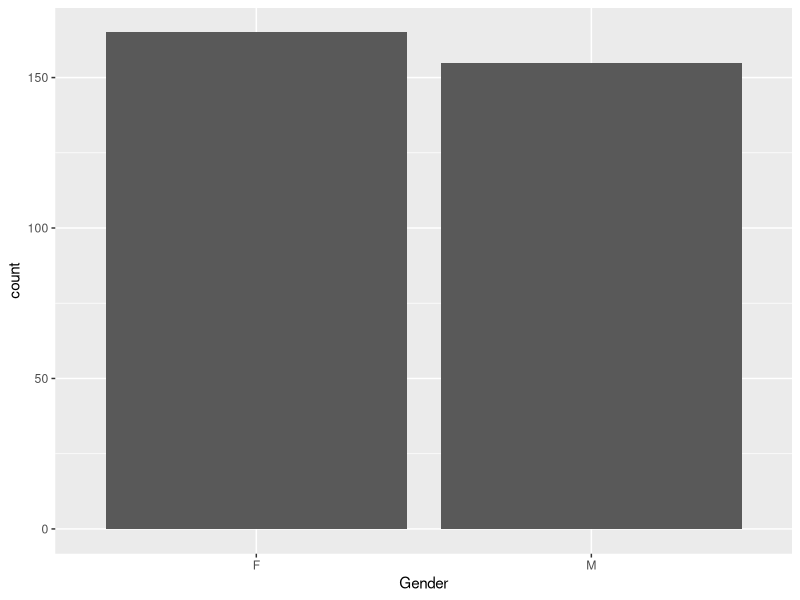
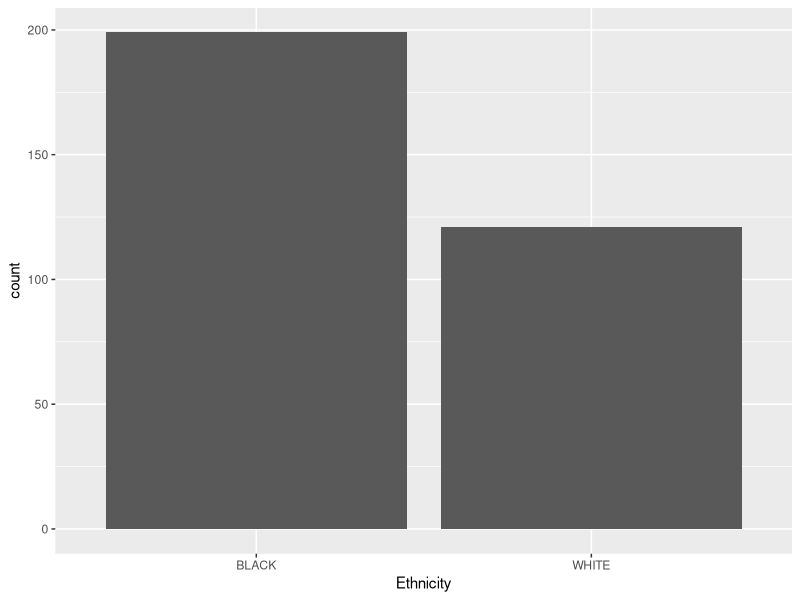
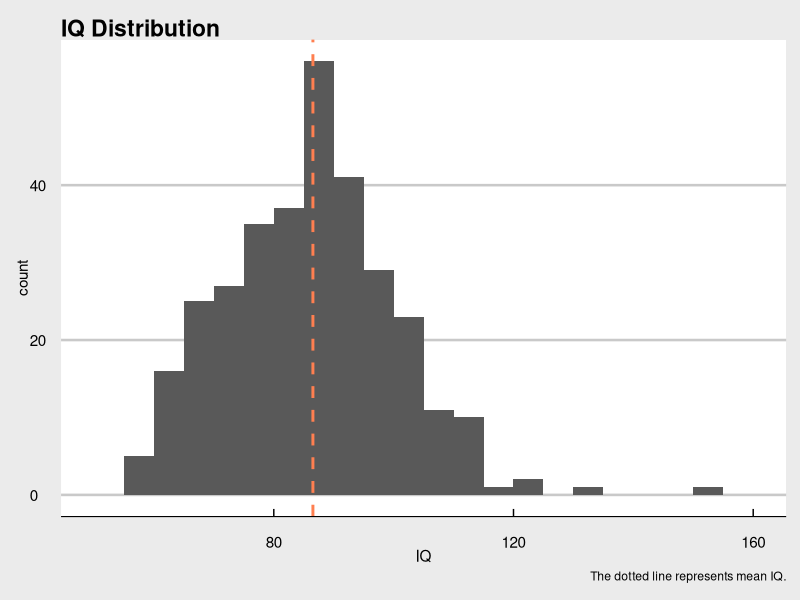
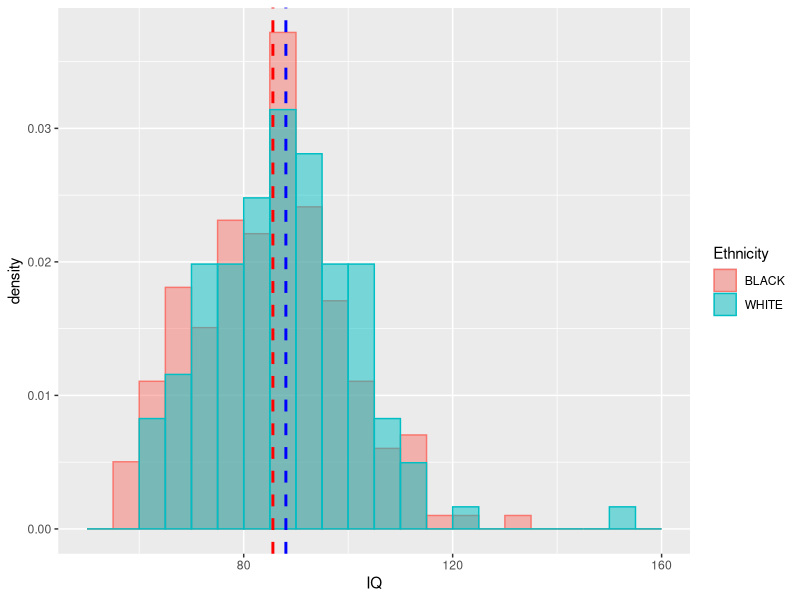
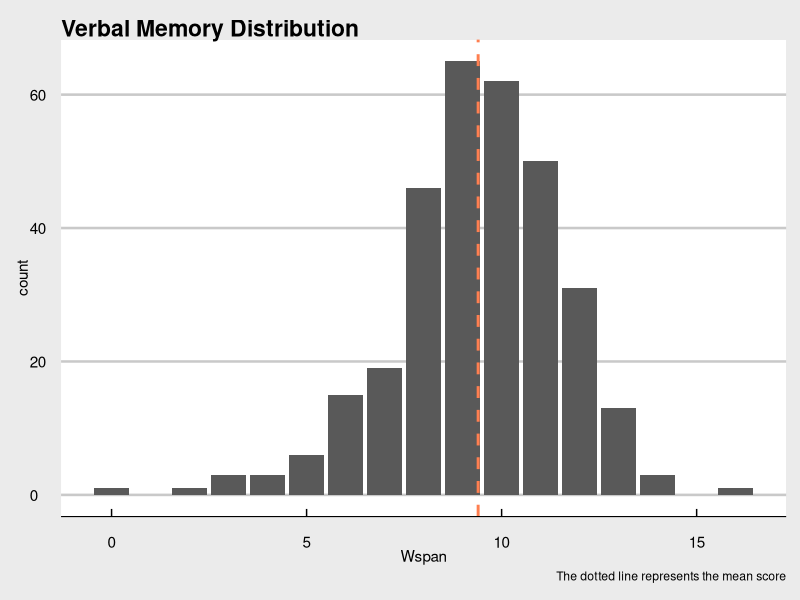
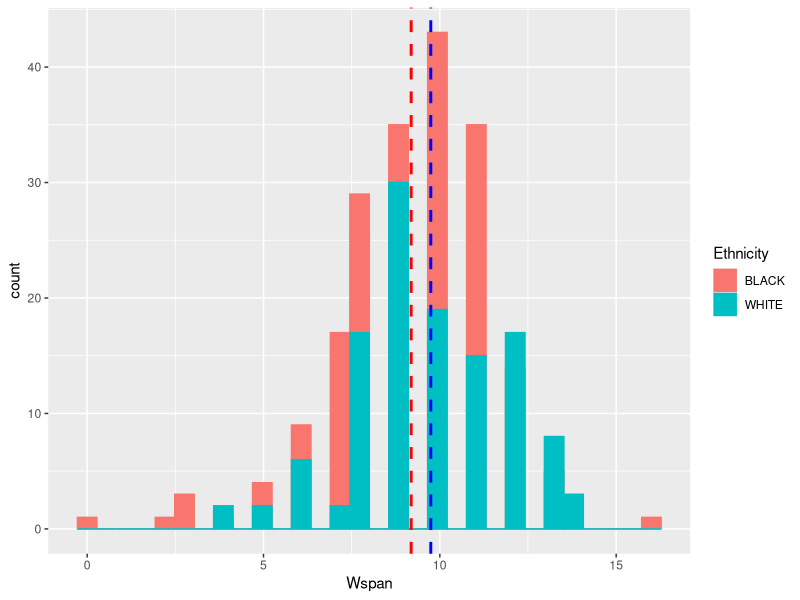
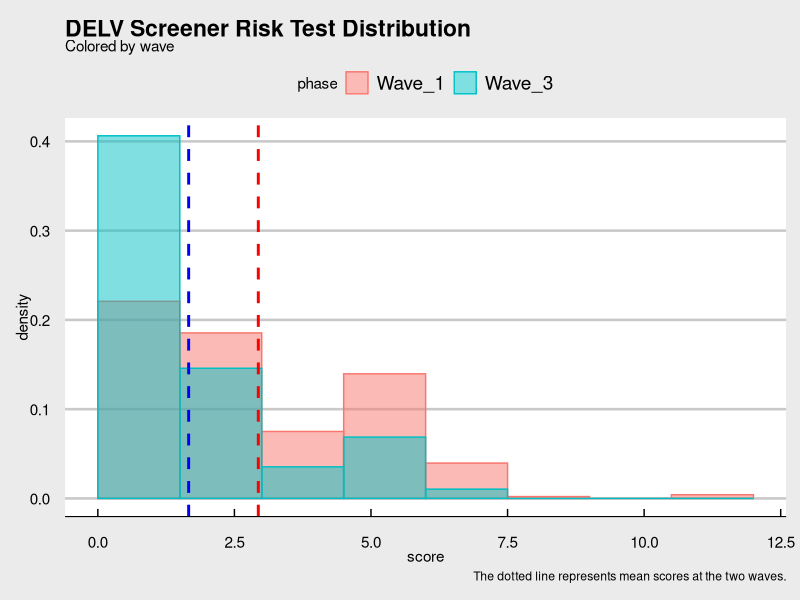
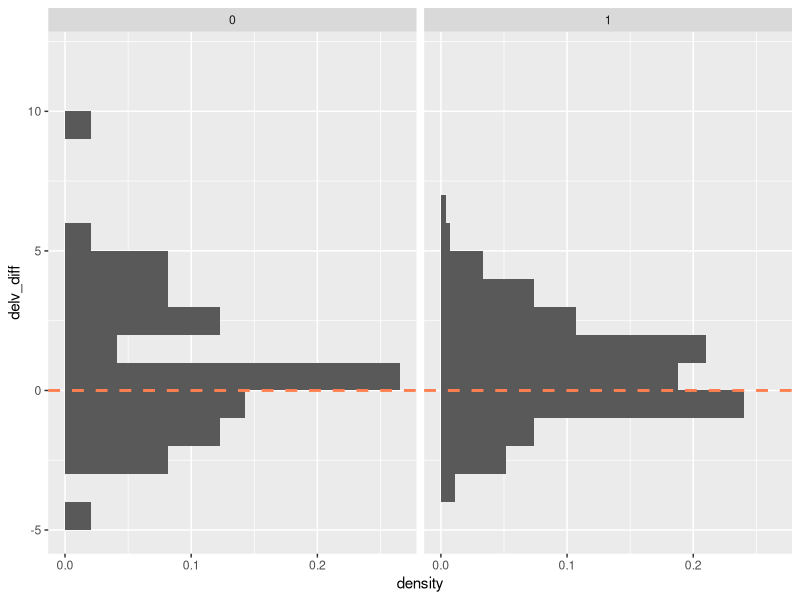

Reproduce these figures in R, in order.
## ---- chunk 1
knitr::opts_chunk$set(echo = TRUE)
## ---- chunk 2
library(tidyverse)
library(ggplot2)
library(ggthemes)
## ---- chunk 3
library(readxl)
p2 <- read_excel("NIHP2LanguageReadingSDS300.xlsx") %>%
  rename(IQ = `NVIQ SS`) %>%
  mutate(Intervention = as.factor(Intervention))
head(p2)
## ---- chunk 4
gender_plot <- ggplot(p2,aes(x = Gender)) +
  geom_histogram(stat = "count")
gender_plot
## ---- chunk 5
ethnicity_plot <- ggplot(p2,aes(x = Ethnicity)) +
  geom_histogram(stat = "count")
ethnicity_plot
## ---- chunk 6
iq_plot <- ggplot(p2,aes(x = IQ)) +
  geom_histogram(breaks = seq(50, 160, by = 5)) +
  geom_vline(xintercept = mean(p2$IQ, na.rm = T),
             color = "coral", linetype = "dashed", size = 1) +
  labs(title = "IQ Distribution",
       caption = "The dotted line represents mean IQ.") +
  theme_economist_white()
iq_plot
## ---- chunk 7
ggplot(p2,aes(x = IQ, fill = Ethnicity, color = Ethnicity)) +
  geom_histogram(breaks = seq(50, 160, by = 5),
                 aes(y = ..density..),
                 position = "identity",
                 alpha = 0.5) +
  geom_vline(xintercept = mean((p2 %>% filter(Ethnicity == "BLACK"))$IQ),
             color = "red", linetype = "dashed", size = 1) +
  geom_vline(xintercept = mean((p2 %>% filter(Ethnicity == "WHITE"))$IQ),
             color = "blue", linetype = "dashed", size = 1)

## ---- chunk 8
wspan_plot <- ggplot(p2,aes(x = Wspan)) +
  geom_histogram(stat = "count") +
  geom_vline(xintercept = mean(p2$Wspan, na.rm = T),
             color = "coral", linetype = "dashed", size = 1) +
  labs(title = "Verbal Memory Distribution",
       caption = "The dotted line represents the mean score") +
  theme_economist_white()
wspan_plot
## ---- chunk 9
ggplot(p2,aes(x = Wspan, fill = Ethnicity, color = Ethnicity)) +
  geom_histogram(position = "identity") +
  geom_vline(xintercept = mean((p2 %>% filter(Ethnicity == "BLACK"))$Wspan, 
                               na.rm = T),
             color = "red", linetype = "dashed", size = 1) +
  geom_vline(xintercept = mean((p2 %>% filter(Ethnicity == "WHITE"))$Wspan),
             color = "blue", linetype = "dashed", size = 1)
## ---- chunk 10
delv_data <- p2 %>%
  select(Intervention, DELVSTrisk1, DELVSTrisk3) %>%
  rename(Wave_1 = DELVSTrisk1, Wave_3 = DELVSTrisk3) %>%
  pivot_longer(cols = c("Wave_1", "Wave_3"), names_to = "phase", values_to = "score") %>%
  mutate(phase = as.factor(phase))

ggplot(delv_data, aes(x = score, fill = phase, color = phase)) +
  geom_histogram(position = "identity", breaks = seq(0, 12, by = 1.5),
                 aes(y = ..density..),
                 alpha = 0.5)+
  geom_vline(xintercept = mean((delv_data %>% filter(phase == "Wave_1"))$score, na.rm = T),
             color = "red", linetype = "dashed", size = 1) +
  geom_vline(xintercept = mean((delv_data %>% filter(phase == "Wave_3"))$score, na.rm = T),
             color = "blue", linetype = "dashed", size = 1) +
  labs(title = "DELV Screener Risk Test Distribution",
       subtitle = "Colored by wave",
       caption = "The dotted line represents mean scores at the two waves.") +
  theme_economist_white()
## ---- chunk 11
delv_data_diff <- p2 %>%
  select(Gender, Intervention, Ethnicity, DELVSTrisk1, DELVSTrisk3) %>%
  mutate(delv_diff = DELVSTrisk1 - DELVSTrisk3,
         Intervention = as.factor(Intervention))

ggplot(delv_data_diff, aes(x = delv_diff)) +
  geom_histogram(breaks = seq(-5, 12, by = 1),
                 aes(y = ..density..)) +
  facet_wrap(~Intervention) +
  coord_flip() +
  geom_vline(xintercept = 0,
             col = "coral", size = 1, linetype = "dashed")
  

## ---- chunk 12
expressive_data <- p2 %>%
  select(Intervention, Wave_1 = EOWPVTESS1, Wave_3 = EOWPVTESS3) %>%
  pivot_longer(cols = c("Wave_1", "Wave_3"), names_to = "phase", values_to = "score") %>%
  mutate(phase = as.factor(phase))

ggplot(expressive_data, aes(x = score, fill = phase, color = phase)) +
  geom_histogram(position = "identity",
                 aes(y = ..density..),
                 alpha = 0.5)+
  geom_vline(xintercept = mean((expressive_data %>% filter(phase == "Wave_1"))$score, 
                               na.rm = T),
             color = "red", linetype = "dashed", size = 1) +
  geom_vline(xintercept = mean((expressive_data %>% filter(phase == "Wave_3"))$score, na.rm = T),
             color = "blue", linetype = "dashed", size = 1) +
  labs(title = "Expressive One Word Picture Vocabulary \nTest Distribution",
       subtitle = "Colored by wave",
       caption = "The dotted line represents mean scores at the two waves.") +
  theme_economist_white()
## ---- chunk 13
expressive_data_diff <- p2 %>%
  select(Gender, Intervention, Ethnicity, EOWPVTESS1, EOWPVTESS3) %>%
  mutate(expressive_diff = EOWPVTESS3 - EOWPVTESS1)

ggplot(expressive_data_diff, aes(x = expressive_diff)) +
  geom_histogram(aes(y = ..density..)) +
  facet_wrap(~Intervention) +
  coord_flip() +
  geom_vline(xintercept = 0,
             col = "coral", size = 1, linetype = "dashed")
  

## ---- chunk 14
pa_data <- p2 %>%
  select(Intervention, Wave_1 = TOPLPASS1, Wave_3 = TOPLPASS3) %>%
  pivot_longer(cols = c("Wave_1", "Wave_3"), names_to = "phase", values_to = "score") %>%
  mutate(phase = as.factor(phase))

ggplot(expressive_data, aes(x = score, fill = phase, color = phase)) +
  geom_histogram(position = "identity",
                 aes(y = ..density..),
                 alpha = 0.5)+
  geom_vline(xintercept = mean((pa_data %>% filter(phase == "Wave_1"))$score, 
                               na.rm = T),
             color = "red", linetype = "dashed", size = 1) +
  geom_vline(xintercept = mean((pa_data %>% filter(phase == "Wave_3"))$score, na.rm = T),
             color = "blue", linetype = "dashed", size = 1) +
  labs(title = "TOPEL Phonological Awareness Test Distribution",
       subtitle = "Colored by wave",
       caption = "The dotted line represents mean scores at the two waves.") +
  theme_economist_white()
## ---- chunk 15
pa_data_diff <- p2 %>%
  select(Intervention, TOPLPASS1, TOPLPASS3) %>%
  mutate(pa_diff = TOPLPASS3 - TOPLPASS1,
         Intervention = as.factor(Intervention))

ggplot(pa_data_diff, aes(x = pa_diff)) +
  geom_histogram(aes(y = ..density..)) +
  facet_wrap(~Intervention) +
  coord_flip() +
  geom_vline(xintercept = 0,
             col = "coral", size = 1, linetype = "dashed")

ggplot(pa_data_diff, aes(x = pa_diff, fill = Intervention, color = Intervention)) +
  geom_histogram(position = "identity",
                 aes(y = ..density..),
                 alpha = 0.5)+
  geom_vline(xintercept = mean((pa_data_diff %>% filter(Intervention == "0"))$pa_diff, na.rm = T),
             color = "red", linetype = "dashed", size = 1) +
  geom_vline(xintercept = mean((pa_data_diff %>% filter(Intervention == "1"))$pa_diff, na.rm = T),
             color = "blue", linetype = "dashed", size = 1)
  

## ---- chunk 16
ggplot(p2, aes(x = WJ3LWSS5, fill = Intervention, color = Intervention)) +
  geom_histogram(aes(y = ..density..),
                 position = "identity",
                 alpha = 0.5)+
  geom_vline(xintercept = mean((p2 %>% filter(Intervention == "0"))$WJ3LWSS5, na.rm = T),
             color = "red", linetype = "dashed", size = 1) +
  geom_vline(xintercept = mean((p2 %>% filter(Intervention == "1"))$WJ3LWSS5, na.rm = T),
             color = "blue", linetype = "dashed", size = 1) +
  labs(title = "Woodcock Johnson III Letter-Word \nIdentification Test Distribution",
       subtitle = "Colored by Intervention / No Intervention",
       x = "score",
       caption = "The dotted line represents mean scores w/ or w/o intervention.") +
  theme_economist_white()
## ---- chunk 17
ggplot(p2, aes(x = WJ3LWSS5, fill = Ethnicity, color = Ethnicity)) +
  geom_histogram(aes(y = ..density..),
                 position = "identity",
                 alpha = 0.5)+
  geom_vline(xintercept = mean((p2 %>% filter(Ethnicity == "BLACK"))$WJ3LWSS5, na.rm = T),
             color = "red", linetype = "dashed", size = 1) +
  geom_vline(xintercept = mean((p2 %>% filter(Ethnicity == "WHITE"))$WJ3LWSS5, na.rm = T),
             color = "blue", linetype = "dashed", size = 1) +
  labs(title = "Woodcock Johnson III Letter-Word \nIdentification Test Distribution",
       subtitle = "Colored by Ethnicity",
       x = "score",
       caption = "The dotted line represents mean scores for black/white children.") +
  theme_economist_white()
## ---- chunk 18
ggplot(p2, aes(x = WJ3PComSS5, fill = Intervention, color = Intervention)) +
  geom_histogram(aes(y = ..density..),
                 position = "identity",
                 alpha = 0.5)+
  geom_vline(xintercept = mean((p2 %>% filter(Intervention == "0"))$WJ3PComSS5, na.rm = T),
             color = "red", linetype = "dashed", size = 1) +
  geom_vline(xintercept = mean((p2 %>% filter(Intervention == "1"))$WJ3PComSS5, na.rm = T),
             color = "blue", linetype = "dashed", size = 1) +
  labs(title = "WJIII Passage Comprehesion Test Distribution",
       subtitle = "Colored by Intervention / No Intervention",
       x = "score",
       caption = "The dotted line represents mean scores w/ or w/o intervention.") +
  theme_economist_white()
## ---- chunk 19
ggplot(p2, aes(x = WJ3PComSS5, fill = Ethnicity, color = Ethnicity)) +
  geom_histogram(aes(y = ..density..),
                 position = "identity",
                 alpha = 0.5)+
  geom_vline(xintercept = mean((p2 %>% filter(Ethnicity == "BLACK"))$WJ3PComSS5, na.rm = T),
             color = "red", linetype = "dashed", size = 1) +
  geom_vline(xintercept = mean((p2 %>% filter(Ethnicity == "WHITE"))$WJ3PComSS5, na.rm = T),
             color = "blue", linetype = "dashed", size = 1) +
labs(title = "WJIII Passage Comprehesion Test Distribution",
       subtitle = "Colored by Ethnicity",
       x = "score",
       caption = "The dotted line represents mean scores for black/white children.") +
  theme_economist_white()
## ---- chunk 20
anova_data <- p2 %>%
  select(Intervention, wave_1 = DELVSTrisk1, wave_3 = DELVSTrisk3) %>%
  mutate(diff_DELV = wave_3 - wave_1)

m1<-lm(diff_DELV~Intervention, data = anova_data)
summary(aov(m1))
